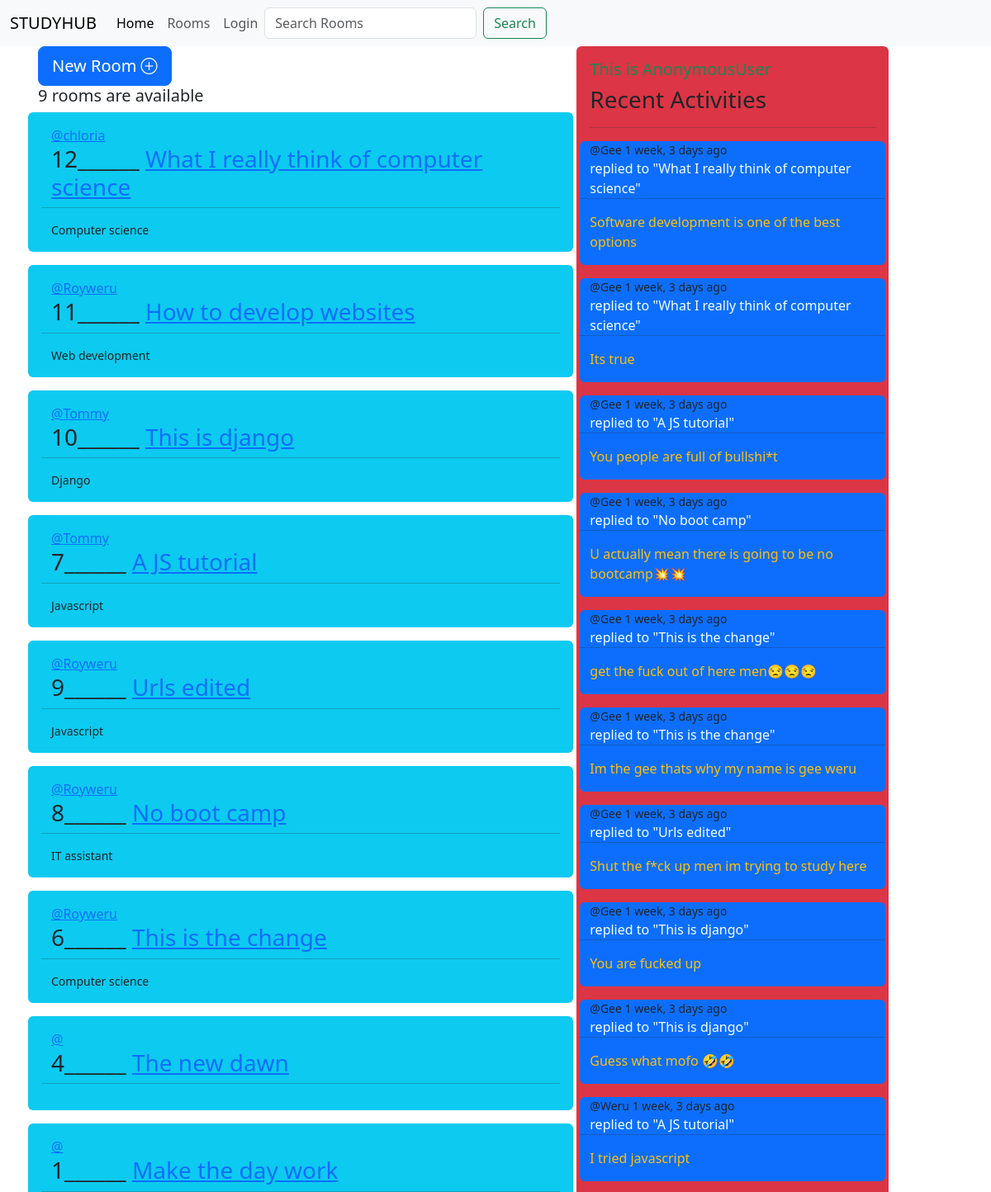
Before: /room/ (upper part) with the older database file.
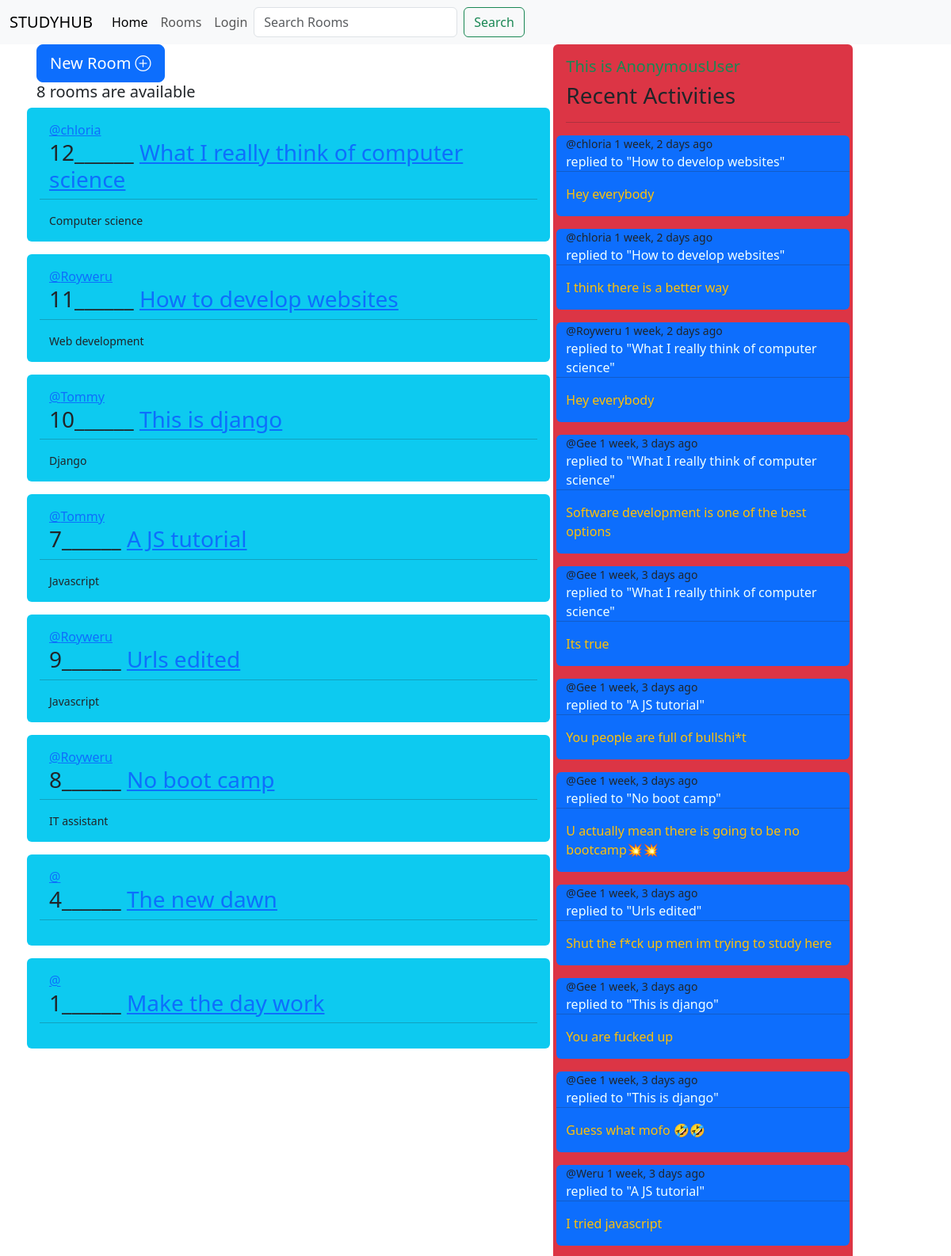
After: the same page with the newer database file.
### room/models.py (models this page shows, shortened)
class Room(models.Model):
    host =models.ForeignKey(User, on_delete=models.SET_NULL, null=True)
    topic = models.ForeignKey(Topic , on_delete=models.SET_NULL, null=True)
    name = models.CharField(max_length=200)
    description = models.TextField( null=True , blank=True)
    participants = models.ManyToManyField(User, related_name='participants', blank=True)
    updated = models.DateField(auto_now=True)
    created = models.DateTimeField(auto_now_add=True)
    class Meta:
        ordering = ['-updated', '-created']
    def __str__(self) :
        return self.name

class Topic(models.Model):
    name = models.CharField(max_length=200)

class Message(models.Model):
    user= models.ForeignKey(User ,on_delete=models.CASCADE)
    room = models.ForeignKey(Room, on_delete=models.CASCADE)
    body = models.TextField()
    updated = models.DateField(auto_now=True)
    created = models.DateTimeField(auto_now_add=True)
    class Meta:
        ordering = ['-updated', '-created']
    def __str__(self):
        return self.body[0:50]

### room/views.py (the view)
# urls.py: path('room/', views.room_page, name='rooms'),
def room_page(request):
    q = request.GET.get('q') if request.GET.get('q') != None else ''
    rooms = Room.objects.filter(Q(topic__name__icontains=q) |
                                Q(name__icontains=q) |
                                Q(description__icontains=q)
                                )
    topics = Topic.objects.all()
    room_count = rooms.count()
    room_messages = Message.objects.all()
    context = {'rooms': rooms, 'topics': topics,
               'room_count': room_count, 'room_messages': room_messages}
    return render(request, 'components/Rooms.html', context)

### templates/components/Rooms.html
{% extends 'base.html' %} {% block content %}
<div class="container px-3 overflow-hidden">
  <div class="row ">
    <div class="col-md-7 me-1">
      <a href="{% url  'create' %}"
        ><button type="button" class="btn btn-primary btn-lg">
          New Room <span><i class="bi bi-plus-circle"></i></span></button
      ></a>
      <h5>{{room_count}} rooms are available</h5>
      {% for room in rooms %}
       {% include 'sections/feeds.html' %}
      {% endfor %}
    </div>
    <div class="col-md-4 bg-primary p-1 bg-danger p-3 rounded">
      <h5 class="text-success ">This is {{request.user}}</h5>
      {% include 'sections/activities.html' %}
    </div>
  </div>
</div>
{% endblock %}

### templates/sections/feeds.html (shortened to what this page needs)
<div class="row bg-info mb-3 p-3 rounded">
    <a href="/profile/{{room.host.id}}">@{{room.host.username}}</a>
    <h3 color>
      {{room.id}}______
      <a href="/room/{{room.id}}">{{room.name}}</a>
    </h3>
    <hr />
    <small>{{room.topic.name}}</small>
  </div>

### templates/sections/activities.html
<h3>Recent Activities</h3>
      <hr />
      {% for message in room_messages %}
      <div class="row mt-3 bg-primary rounded">
        <small>@{{message.user}} {{message.created|timesince}} ago</small>
        <span style="color: azure">replied to "{{message.room}}"</span>
        <hr />
        <p class="text-warning text-bold">{{message}}</p>
      </div>
      {% endfor %}

Changed rows visible on the page:
removed Room: host.username "Royweru", id "6", name "This is the change", topic.name "Computer science"
removed Message: user "Gee", created "1 week, 3 days", room "This is the change", body "get the fuck out of here men😒😒😒"
removed Message: user "Gee", created "1 week, 3 days", room "This is the change", body "Im the gee thats why my name is gee weru"
added Message: user "chloria", created "1 week, 2 days", room "How to develop websites", body "Hey everybody"
added Message: user "chloria", created "1 week, 2 days", room "How to develop websites", body "I think there is a better way"
added Message: user "Royweru", created "1 week, 2 days", room "What I really think of computer science", body "Hey everybody"
Other visible differences:
{{ room_count }}: "9" → "8"
